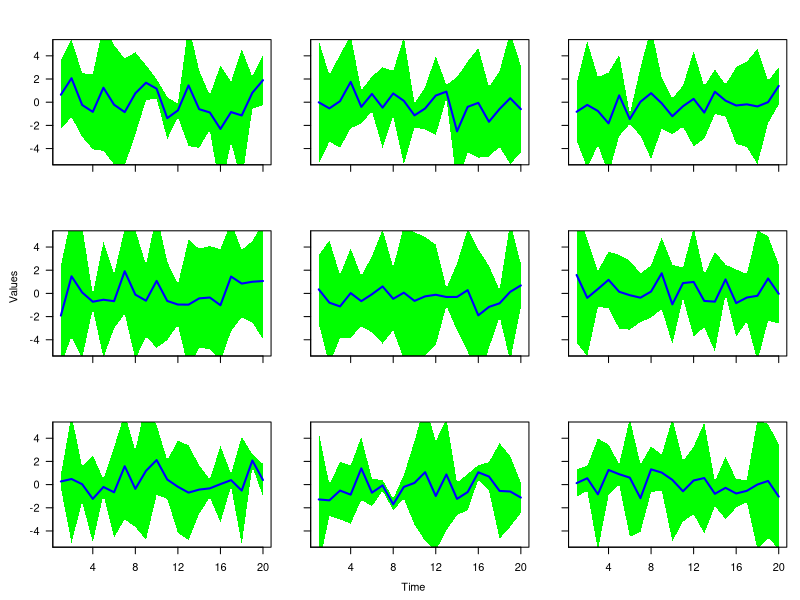

Here is the R script that generated this plot:
a <- c(98,89,55)
b <- character(length(a))
for (i in 1:length(a)) {
  if(a[i] <= 100 & a[i]>= 90){
    b[i] <- "A"
}else if (a[i]<= 89 & a[i]>= 80){
    b[i] <- "B"
}else if (a[i] <= 79 & a[i]>= 70){
    b[i] <- "C"
}else if (a[i] <= 69 & a[i]>= 60){
    b[i] <- "D"
}else{
    b[i] <- "F"
  }

}
data.frame(a,b)

matr <- matrix(1:9, nrow = 3,ncol = 3)
matr1 <- matrix(,nrow = 3, ncol = 3)
for (i in 1:3) {
 for (j in 1:3) {
  if (i==j) {
    matr1[i,j] <- matr[i,j]*2
  }else if (i<j){
    matr1[i,j] <- matr[i,j]^2
  }else{
    matr1[i,j] <- matr[i,j]/2
  } 
 } 
}
matr1
ts <- matrix(rnorm(n=180, mean=0, sd=1), nrow=20, ncol=9)
delta <- runif(n=180, min=.4, max=6)
upp <- ts + delta
low <- ts - delta
x <- c(1:20)
par(mfrow=c(3,3))
par(mar = c(2,2,3,1))
par(oma = c(2,2,0,0))
for (i in 1:ncol(ts)) {
  plot(ts[,i] ~ x, type = 'n',ylim = c(-5,5),axes=F)
  polygon(x = c(x,rev(x)), y = c(low[,i], rev(upp[,i])), col='green', border = NA)
  lines(ts[,i] ~ x, lwd = 2, col = 'blue')
  
  if (i > 6) {
    axis(side=1, at=seq(0,20,by=4))
  } else {
    axis(side=1, at=seq(0,20,by=4), labels=rep('',6))
  }
  if (i%%3==1) {
    axis(side=2, at=seq(-6,6,by=2), las=2) #las make number horizontal
  } else {
    axis(side=2, at=seq(-6,6,by=2), labels=rep('',7))
  }
  box() #box around graph
}
title(xlab = "Time", ylab = "Values", outer = T,line = 0.5)

